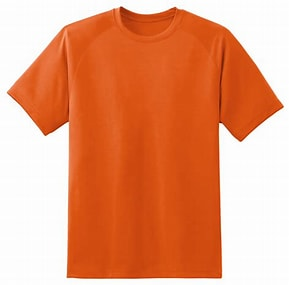
#> input picture images/shirt.jpg, 289 x 285 px
$ python app.py
#> lines starting #> are read from the running program, lines starting #| are printed output that depends on the picture; after the words box and inside, x2 and y2 are one past the last pixel; in counts of white or black regions, pixels touching at a corner belong together
### aruco_utils.py
import cv2
import numpy as np


ARUCO_DICTIONARY = cv2.aruco.getPredefinedDictionary(
    cv2.aruco.DICT_4X4_50
)


def detect_aruco_marker(image):
    if image is None:
        raise ValueError("Input image is empty.")

    if not isinstance(image, np.ndarray):
        raise ValueError("Input image must be a NumPy array.")

    if image.size == 0 or image.ndim < 2:
        raise ValueError("Input image is empty.")

    gray = cv2.cvtColor(
        image,
        cv2.COLOR_BGR2GRAY
    )

    parameters = cv2.aruco.DetectorParameters()

    parameters.adaptiveThreshWinSizeMin = 3
    parameters.adaptiveThreshWinSizeMax = 23
    parameters.adaptiveThreshWinSizeStep = 4
    parameters.minMarkerPerimeterRate = 0.02
    parameters.maxMarkerPerimeterRate = 4.0

    detector = cv2.aruco.ArucoDetector(
        ARUCO_DICTIONARY,
        parameters
    )

    corners, ids, rejected = detector.detectMarkers(gray)

    if ids is None or len(ids) == 0:
        return None, None

    return corners[0], int(ids[0][0])


# [22 lines left out: functions marker_pixel_size, pixels_per_cm, not called in this run]

### cloth_detection.py
import cv2
import numpy as np


def detect_cloth(image, min_area=5000):
    if image is None:
        raise ValueError("Input image is empty.")

    if image.size == 0:
        raise ValueError("Input image is empty.")

    gray = cv2.cvtColor(image, cv2.COLOR_BGR2GRAY)
    blur = cv2.GaussianBlur(gray, (7, 7), 0)

    edges = cv2.Canny(blur, 50, 150)
    kernel = np.ones((5, 5), np.uint8)
    edges = cv2.morphologyEx(edges, cv2.MORPH_CLOSE, kernel)

    contours, _ = cv2.findContours(
        edges,
        cv2.RETR_EXTERNAL,
        cv2.CHAIN_APPROX_SIMPLE
    )

    if not contours:
        return None, edges

    filtered_contours = [
        contour for contour in contours
        if cv2.contourArea(contour) >= min_area
    ]

    if not filtered_contours:
        return None, edges

    cloth_contour = max(filtered_contours, key=cv2.contourArea)
    return cloth_contour, edges


def get_bounding_box(contour):
    if contour is None or len(contour) == 0:
        raise ValueError("Contour is empty.")

    rect = cv2.minAreaRect(contour)
    width, height = rect[1]
    long_side = max(width, height)
    short_side = min(width, height)

    cx, cy = rect[0]
    x = int(round(cx - long_side / 2.0))
    y = int(round(cy - short_side / 2.0))

    return x, y, long_side, short_side

### measurement.py
def pixel_to_cm(pixel_value, pixels_per_cm):
    if pixels_per_cm <= 0:
        raise ValueError("Invalid calibration value.")

    if pixel_value < 0:
        raise ValueError("Pixel measurements cannot be negative.")

    return pixel_value / pixels_per_cm


def calculate_measurements(
    width_pixels,
    height_pixels,
    pixels_per_cm
):
    if width_pixels <= 0 or height_pixels <= 0:
        raise ValueError("Width and height must be positive values.")

    width_cm = pixel_to_cm(
        width_pixels,
        pixels_per_cm
    )

    length_cm = pixel_to_cm(
        height_pixels,
        pixels_per_cm
    )

    chest_cm = max(width_cm * 0.78, length_cm * 0.7)
    shoulder_cm = max(width_cm * 0.42, length_cm * 0.25)
    waist_cm = max(width_cm * 0.58, length_cm * 0.46)
    sleeve_cm = max(length_cm * 0.28, 8.0)

    return {
        "width_cm": round(width_cm, 2),
        "length_cm": round(length_cm, 2),
        "chest_cm": round(chest_cm, 2),
        "shoulder_cm": round(shoulder_cm, 2),
        "waist_cm": round(waist_cm, 2),
        "sleeve_cm": round(sleeve_cm, 2),
    }


def summary_from_measurements(measurements):
    if not measurements:
        return "No measurements available."

    length_cm = float(measurements.get("length_cm", 0.0))
    chest_cm = float(measurements.get("chest_cm", measurements.get("width_cm", 0.0)))
    shoulder_cm = float(measurements.get("shoulder_cm", 0.0))
    waist_cm = float(measurements.get("waist_cm", 0.0))

    lines = [
        "AI size summary:",
        f"Length: {length_cm:.2f} cm",
        f"Chest: {chest_cm:.2f} cm",
        f"Shoulder: {shoulder_cm:.2f} cm",
    ]

    if waist_cm > 0:
        lines.append(f"Waist: {waist_cm:.2f} cm")

    return " | ".join(lines)

### calibration.py
from aruco_utils import detect_aruco_marker
from aruco_utils import pixels_per_cm


def calibrate(image, marker_size_cm=10.0, fallback_pixels_per_cm=None):
    if image is None:
        raise ValueError("Input image is empty.")

    if marker_size_cm <= 0:
        raise ValueError("Marker size must be greater than 0 cm.")

    try:
        corners, marker_id = detect_aruco_marker(image)
    except ValueError:
        if fallback_pixels_per_cm is not None:
            if fallback_pixels_per_cm <= 0:
                raise ValueError("Manual calibration value must be greater than 0.")
            return float(fallback_pixels_per_cm), None
        raise

    if corners is None:
        if fallback_pixels_per_cm is not None:
            if fallback_pixels_per_cm <= 0:
                raise ValueError("Manual calibration value must be greater than 0.")
            return float(fallback_pixels_per_cm), None

        raise ValueError(
            "ArUco marker not detected. "
            "Make sure the marker is clearly visible."
        )

    px_per_cm = pixels_per_cm(
        corners,
        marker_size_cm
    )

    if px_per_cm <= 0:
        raise ValueError("Detected marker scale is invalid.")

    return px_per_cm, marker_id

### app.py
import argparse
from pathlib import Path

import cv2
import numpy as np

from calibration import calibrate
from chatbot import GarmentChatbot
from cloth_detection import detect_cloth
from cloth_detection import get_bounding_box
from measurement import calculate_measurements
from measurement import summary_from_measurements


PROJECT_ROOT = Path(__file__).resolve().parent
DEFAULT_IMAGE = PROJECT_ROOT / "images" / "shirt.jpg"
DEFAULT_OUTPUT_DIR = PROJECT_ROOT / "results"
DEFAULT_PIXELS_PER_CM = 40.0


def build_parser():
    parser = argparse.ArgumentParser(
        description="Measure garment dimensions from an image using ArUco calibration."
    )
    parser.add_argument(
        "--image",
        type=Path,
        default=DEFAULT_IMAGE,
        help="Path to the garment image to process."
    )
    parser.add_argument(
        "--calibration-image",
        type=Path,
        default=None,
        help="Optional path to a separate image that contains the ArUco marker for calibration."
    )
    parser.add_argument(
        "--marker-size-cm",
        type=float,
        default=5.0,
        help="Size of the ArUco marker in centimeters."
    )
    parser.add_argument(
        "--pixels-per-cm",
        type=float,
        default=DEFAULT_PIXELS_PER_CM,
        help="Manual calibration value to use when ArUco detection is unavailable."
    )
    parser.add_argument(
        "--output-dir",
        type=Path,
        default=DEFAULT_OUTPUT_DIR,
        help="Where to save annotated output images."
    )
    parser.add_argument(
        "--show",
        action="store_true",
        help="Display the output image in a window."
    )
    parser.add_argument(
        "--camera",
        action="store_true",
        help="Use the camera to capture a garment image and measure it with the assistant."
    )
    parser.add_argument(
        "--chatbot",
        action="store_true",
        help="Start the interactive AI-style garment measurement assistant."
    )
    return parser


def _measure_from_image(image, calibration_source, marker_size_cm, pixels_per_cm, output_dir, show=False):
    try:
        px_per_cm, marker_id = calibrate(
            calibration_source,
            marker_size_cm,
            fallback_pixels_per_cm=pixels_per_cm
        )
    except ValueError as error:
        raise ValueError(f"Calibration Error: {error}") from error

    contour, edges = detect_cloth(image)
    if contour is None:
        raise ValueError("Cloth not detected.")

    _, _, w, h = get_bounding_box(contour)
    measurements = calculate_measurements(w, h, px_per_cm)

    output = image.copy()
    cv2.drawContours(output, [contour], -1, (0, 255, 0), 3)
    rotated_box = cv2.boxPoints(cv2.minAreaRect(contour))
    rotated_box = np.int32(rotated_box)
    cv2.drawContours(output, [rotated_box], 0, (255, 0, 0), 2)

    cv2.putText(output, f"Length: {measurements['length_cm']} cm", (30, 40), cv2.FONT_HERSHEY_SIMPLEX, 1, (0, 0, 255), 2)
    cv2.putText(output, f"Chest: {measurements['chest_cm']} cm", (30, 80), cv2.FONT_HERSHEY_SIMPLEX, 1, (0, 0, 255), 2)
    cv2.putText(output, f"Shoulder: {measurements['shoulder_cm']} cm", (30, 120), cv2.FONT_HERSHEY_SIMPLEX, 1, (0, 0, 255), 2)

    measured_path = output_dir / "measured_cloth.jpg"
    edges_path = output_dir / "edges.jpg"
    cv2.imwrite(str(measured_path), output)
    cv2.imwrite(str(edges_path), edges)

    if show:
        cv2.imshow("Cloth Measurement", output)
        cv2.waitKey(0)
        cv2.destroyAllWindows()

    return measurements, measured_path


def main(args=None):
    parser = build_parser()
    parsed_args = parser.parse_args(args)

    output_dir = parsed_args.output_dir.resolve()
    output_dir.mkdir(parents=True, exist_ok=True)

    if parsed_args.camera or parsed_args.chatbot:
        assistant = GarmentChatbot()
        try:
            result = assistant.run_capture_and_measure(
                output_dir=output_dir,
                pixel_scale=parsed_args.pixels_per_cm,
                marker_size_cm=parsed_args.marker_size_cm,
                show=parsed_args.show,
            )
        except KeyboardInterrupt:
            print("\nAssistant session ended.")
            return 0
        print("\nAI Assistant Summary:")
        print(result["summary"])
        return 0

    image_path = parsed_args.image.resolve()
    image = cv2.imread(str(image_path))
#> image is the input picture: shape (285, 289, 3); mean B, G, R 118.9, 153.8, 230.2

    if image is None:
        print(f"ERROR: Image not found: {image_path}")
        return 1

    print("\n================================")
    print(" CLOTH MEASUREMENT SYSTEM")
    print("================================")

    calibration_source = image
    if parsed_args.calibration_image is not None:
        calibration_source = cv2.imread(str(parsed_args.calibration_image.resolve()))
        if calibration_source is None:
            print(f"ERROR: Calibration image not found: {parsed_args.calibration_image}")
            return 1

    try:
        measurements, measured_path = _measure_from_image(
            image,
            calibration_source,
            parsed_args.marker_size_cm,
            parsed_args.pixels_per_cm,
            output_dir,
            show=parsed_args.show,
        )
#> in detect_aruco_marker, `gray = cv2.cvtColor( image, cv2.COLOR_BGR2GRAY )`:
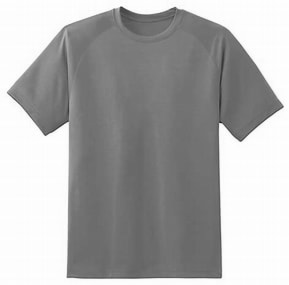
#> gray: shape (285, 289); min 30, max 255, mean 172.6
#> in detect_aruco_marker, `corners, ids, rejected = detector.detectMarkers(gray)`: corners = (); ids = None; rejected = ([[225, 36], [272, 102], [240, 133], [220, 117]], [[80, 90], [82, 92], [83, 109], [81, 112]], [[80, 85], [82, 85], [82, 87], [80, 87]], [[77, 74], [78, 75], [78, 76], [77, 77]], [[78, 57], [79, 57], [79, 59], [78, 59]])
#> in _measure_from_image, `px_per_cm, marker_id = calibrate( calibration_source, marker_size_cm, ..`: px_per_cm = 40
#> in detect_cloth, `blur = cv2.GaussianBlur(gray, (7, 7), 0)`:
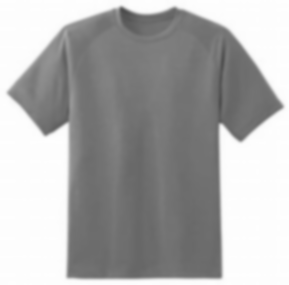
#> blur: shape (285, 289); min 77, max 254, mean 172.6
#> in detect_cloth, `edges = cv2.Canny(blur, 50, 150)`:
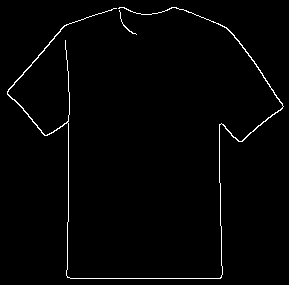
#> edges: shape (285, 289); 1.5% white in thin lines or dots
#> in detect_cloth, `edges = cv2.morphologyEx(edges, cv2.MORPH_CLOSE, kernel)`: edges: shape (285, 289); 1.6% white in thin lines or dots
#> in detect_cloth, `contours, _ = cv2.findContours( edges, cv2.RETR_EXTERNAL, cv2.CHAIN_AP..`: contours = 1 contour; box (x1, y1, x2, y2) and area: (7, 7, 284, 279) 48344
#> in detect_cloth, `filtered_contours = [ contour for contour in contours if cv2.contourAr..`: filtered_contours has the same summary as contours
#> in detect_cloth, `cloth_contour = max(filtered_contours, key=cv2.contourArea)`: cloth_contour = contour of 244 points, box (x1, y1, x2, y2) (7, 7, 284, 279), area 48344
#> in _measure_from_image, `contour, edges = detect_cloth(image)`: contour has the same summary as cloth_contour in detect_cloth
#> in get_bounding_box, `rect = cv2.minAreaRect(contour)`: rect = ((145, 142.5), (271, 276), -90)
#> in get_bounding_box, `width, height = rect[1]`: width = 271; height = 276
#> in get_bounding_box, `short_side = min(width, height)`: short_side = 271
#> in get_bounding_box, `cx, cy = rect[0]`: cx = 145; cy = 142.5
#> in get_bounding_box, `x = int(round(cx - long_side / 2.0))`: x = 7
#> in _measure_from_image, `_, _, w, h = get_bounding_box(contour)`: w = 276; h = 271
#> in calculate_measurements, `width_cm = pixel_to_cm( width_pixels, pixels_per_cm )`: width_cm = 6.9
#> in calculate_measurements, `length_cm = pixel_to_cm( height_pixels, pixels_per_cm )`: length_cm = 6.78
#> in calculate_measurements, `chest_cm = max(width_cm * 0.78, length_cm * 0.7)`: chest_cm = 5.38
#> in calculate_measurements, `shoulder_cm = max(width_cm * 0.42, length_cm * 0.25)`: shoulder_cm = 2.9
#> in calculate_measurements, `waist_cm = max(width_cm * 0.58, length_cm * 0.46)`: waist_cm = 4
#> in calculate_measurements, `sleeve_cm = max(length_cm * 0.28, 8.0)`: sleeve_cm = 8
#> in _measure_from_image, `measurements = calculate_measurements(w, h, px_per_cm)`: measurements = {'width_cm': 6.9, 'length_cm': 6.78, 'chest_cm': 5.38, 'shoulder_cm': 2.9, 'waist_cm': 4, 'sleeve_cm': 8}
#> in _measure_from_image, `rotated_box = cv2.boxPoints(cv2.minAreaRect(contour))`: rotated_box = [[283, 278], [7, 278], [7, 7], [283, 7]]
#> in _measure_from_image, `cv2.putText(output, f"Shoulder: {measurements['shoulder_cm']} cm", (30..`:
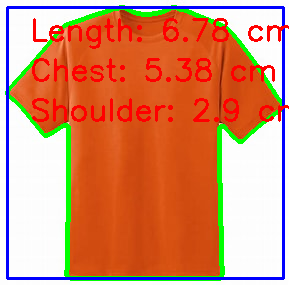
#> output: shape (285, 289, 3); mean B, G, R 109.6, 141.6, 212.1
    except ValueError as error:
        print(f"\n{error}")
        return 1

    print("\n--------------------------------")
    print("MEASUREMENT RESULT")
    print("--------------------------------")
    print(summary_from_measurements(measurements))
#> in summary_from_measurements, `length_cm = float(measurements.get("length_cm", 0.0))`: length_cm = 6.78
#> in summary_from_measurements, `chest_cm = float(measurements.get("chest_cm", measurements.get("width_..`: chest_cm = 5.38
#> in summary_from_measurements, `shoulder_cm = float(measurements.get("shoulder_cm", 0.0))`: shoulder_cm = 2.9
#> in summary_from_measurements, `waist_cm = float(measurements.get("waist_cm", 0.0))`: waist_cm = 4
#> in summary_from_measurements, `lines = [ "AI size summary:", f"Length: {length_cm:.2f} cm", f"Chest: ..`: lines = ['AI size summary:', 'Length: 6.78 cm', 'Chest: 5.38 cm', 'Shoulder: 2.90 cm']
#| AI size summary: | Length: 6.78 cm | Chest: 5.38 cm | Shoulder: 2.90 cm | Waist: 4.00 cm
    print("--------------------------------")
    print("\nResult saved to:")
    print(measured_path)
#| results/measured_cloth.jpg
    return 0


if __name__ == "__main__":
    raise SystemExit(main())
#> (the program exits here)
